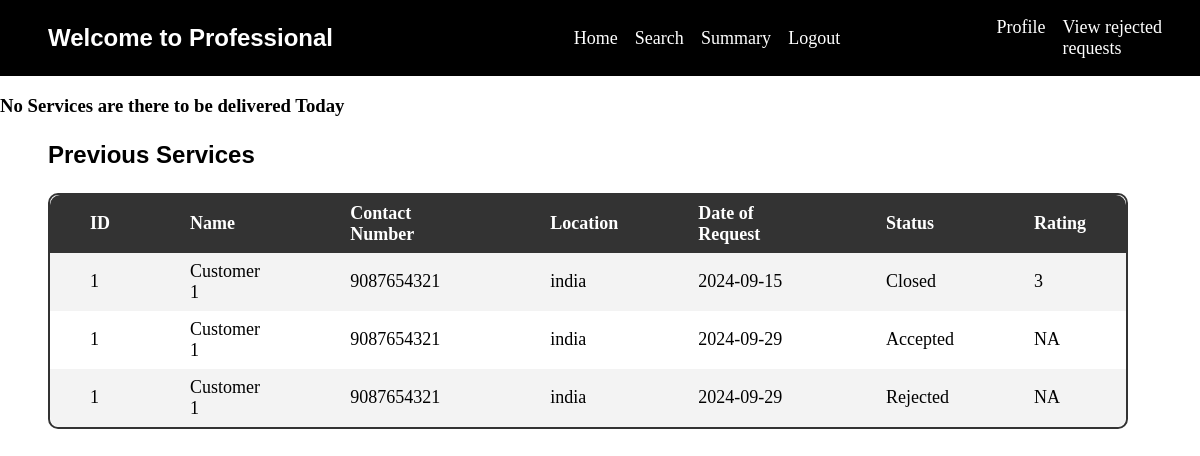
/professional (signed in), run on an earlier commit of the app's database.
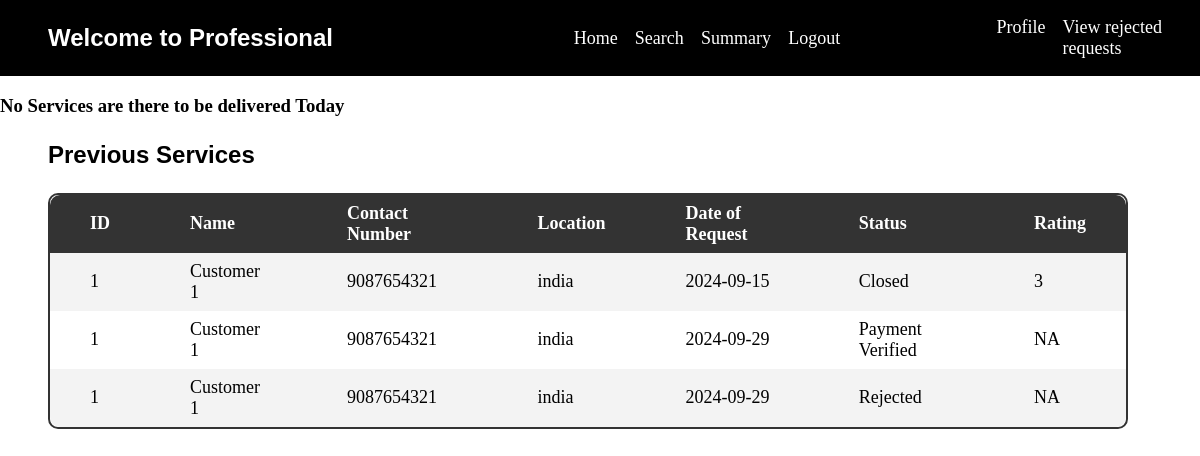
And on a later commit of the database.
### main.py (models this page shows)
class Customer(db.Model):
    cust_id=db.Column(db.Integer(),primary_key=True,autoincrement=True)
    cemail=db.Column(db.String(),unique=True,nullable=False)
    cpassword=db.Column(db.String(),nullable=False)
    cname=db.Column(db.String(),nullable=False)
    caddress=db.Column(db.String(),nullable=False)
    cpincode=db.Column(db.String(),nullable=False)
    cphoneNo=db.Column(db.String(),nullable=False)
    is_allowed=db.Column(db.String(),nullable=False)
    service_requests = db.relationship('Service_request', backref='customer')

class Service_request(db.Model):
    sr_id=db.Column(db.Integer(),primary_key=True,autoincrement=True)
    cust_id=db.Column(db.Integer(),db.ForeignKey("customer.cust_id"),nullable=False)
    prof_id=db.Column(db.Integer(),db.ForeignKey("professionals.prof_id"),nullable=False)
    s_id=db.Column(db.Integer(),db.ForeignKey("service.s_id"),nullable=False)
    price=db.Column(db.Integer(),nullable=False)
    date_of_req=db.Column(db.String(),nullable=False)
    cpay=db.Column(db.Boolean(),nullable=False)
    ppay=db.Column(db.Boolean(),nullable=False)
    date_of_com=db.Column(db.String())
    srating=db.Column(db.Integer())
    status=db.Column(db.String())
    remarks=db.Column(db.String())

### main.py (the view)
@app.route("/professional")
def professional():
    service_requests = Service_request.query.filter_by(prof_id=session["id"]).first()
    if service_requests.service.status==False:
        msg="This service you are associated with is temporarily down"
    else:
        msg=None
    cust_detail_today = (db.session.query(Customer,Service_request)
                 .join(Service_request, Customer.cust_id == Service_request.cust_id)
                 .join(Professionals, Professionals.prof_id == Service_request.prof_id)
                 .filter(Service_request.prof_id == session["id"]).filter(Service_request.date_of_req == date.today())
                 .all())
    cust_detail_prev = (db.session.query(Customer,Service_request)
                 .join(Service_request, Customer.cust_id == Service_request.cust_id)
                 .join(Professionals, Professionals.prof_id == Service_request.prof_id)
                 .join(Service, Service.s_id == Service_request.s_id)
                 .filter(Service_request.prof_id == session["id"]).filter(Service_request.date_of_req != date.today())
                 .all())
    return render_template("professionals.html",cust_detail_today=cust_detail_today,cust_detail_prev=cust_detail_prev,msg=msg)

### templates/professionals.html (shortened to what this page needs)
<!DOCTYPE html>
<html lang="en">
<head>
    <link rel="stylesheet" href="../static/style/nav.css">
    <link rel="stylesheet" href="../static/style/admin.css">
</head>
<body>
    <header>
        <h2>Welcome to Professional</h2>
                <ul>
                    <a href="/professional">Home</a>
                    <a href="/professional_search">Search</a>
                    <a href="/summary">Summary</a>
                    <a href="/logout">Logout</a>
                </ul>
                <ul>
                    <a href="/prof_profile">Profile</a>
                    <a href="/viewRejectedRequest">View rejected requests</a>
                </ul>
    </header>
    <div class="today_services">
        {%if cust_detail_today%}
        <h2>Today's Services</h2>
        <table style="width:90%;">
            <tr>
                <th>ID</th>
                <th>Customer Name</th>
                <th>Contact Number</th>
                <th>Location</th>
                <th>Action</th>
            </tr>
            {%for i,ser_rq in cust_detail_today%}
            <tr>
                {%if i.is_allowed=="Allowed"%}
                <td>{{i.cust_id}}</td>
                <td>{{i.cname}}</td>
                <td>{{i.cphoneNo}}</td>
                <td>{{i.caddress}}</td>
                {%else%}
                <td>0</td>
                <td>User</td>
                <td>NA</td>
                <td>NA</td>
                {%endif%}
                <td>
                    {%if ser_rq.status == "Requested"%}
                    <a href="profAcceptService/{{ser_rq.sr_id}}">Accept</a>/<a
                        href="/profRejectService/{{ser_rq.sr_id}}">Reject</a>
                    {%elif ser_rq.status=="C Pay done" %}
                    <a href="pPaymentConfirm/{{ser_rq.sr_id}}">Confirm Payment</a>
                    {%else%}
                    {{ser_rq.status}}
                    {%endif%}
                </td>
            </tr>
            {%endfor%}
        </table>
        {%else%}
        <h3>No Services are there to be delivered Today</h3>
        {%endif%}
    </div>
    <div class="clservices">
        <h2>Previous Services</h2>
        {%if cust_detail_prev%}
        <table style="width:90%;">
            <tr>
                <th>ID</th>
                <th>Name</th>
                <th>Contact Number</th>
                <th>Location</th>
                <th>Date of Request</th>
                <th>Status</th>
                <th>Rating</th>
            </tr>
            {%for cust,service in cust_detail_prev%}
            <tr>
                <td>{{cust.cust_id}}</td>
                <td>{{cust.cname}}</td>
                <td>{{cust.cphoneNo}}</td>
                <td>{{cust.caddress}}</td>
                <td>{{service.date_of_req}}</td>
                <td>
                    {%if service.status == "Requested"%}
                    <a href="profAcceptService/{{service.sr_id}}">Accept</a>/<a
                        href="/profRejectService/{{service.sr_id}}">Reject</a>
                    {%elif service.status=="C Pay done" %}
                    <a href="pPaymentConfirm/{{service.sr_id}}">Confirm Payment</a>
                    {%else%}
                    {{service.status}}
                    {%endif%}
                </td>
                <td>{%if service.srating %}
                    {{service.srating}}
                    {%else%}
                    NA
                    {%endif%}</td>
            </tr>
            {%endfor%}
        </table>
        {%else%}
        <h3>No previous history</h3>
        {%endif%}
    </div>
</body>
</html>

What changed in the data, as far as the page shows it:
changed through a linked row, Customer "Customer 1": status "Accepted" → "Payment Verified"
